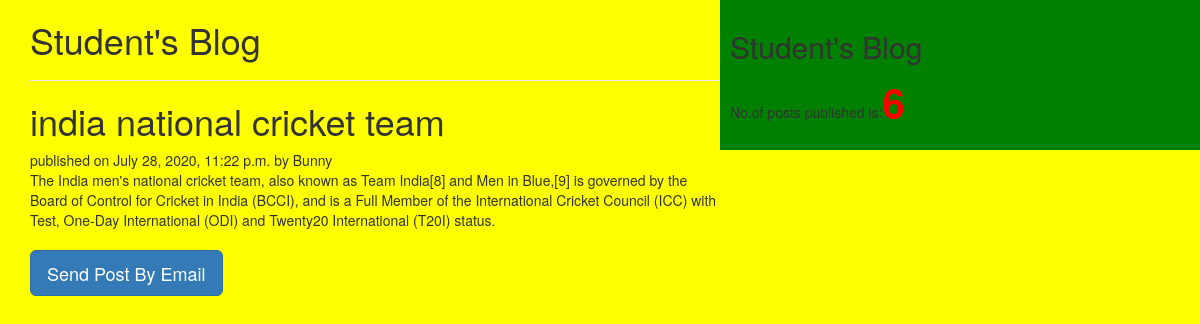
The app's page /2020/07/28/india-national-cricket-team/ with its own data.
### testapp/models.py (models this page shows, shortened)
class Post(models.Model):
    STATUE_CHOICES=(('draft','DRAFT'),('published','PUBLISHED'))
    title=models.CharField(max_length=64)
    slug=models.SlugField(max_length=64,unique_for_date='publish')
    author=models.ForeignKey(User,related_name='blog_posts',on_delete=models.PROTECT)
    body=models.TextField()
    publish=models.DateTimeField(default=timezone.now)
    created=models.DateTimeField(auto_now_add=True)
    updated=models.DateTimeField(auto_now=True)
    status=models.CharField(max_length=10,choices=STATUE_CHOICES,default='draft')
    objects=custommanager()
    tags=TaggableManager()
    class Meta:
        ordering=('-publish',)
    def __str__(self):
        return self.title

### testapp/views.py (the view)
# urls.py: url(r'^(?P<year>\d{4})/(?P<month>\d{2})/(?P<day>\d{2})/(?P<post>[-\w]+)/$',post_details_view,name='post_detail'),
def post_details_view(request,year,month,day,post):
     post=get_object_or_404(Post,slug=post,status='published',publish__year=year,publish__month=month,publish__day=day)
     print('post is:',post)
     return render(request,'testapp/post_detail.html',{'post':post})

### testapp/models.py (called while the page is built)
    def get_queryset(self):
        return super().get_queryset().filter(status='published')

### testapp/templatetags/blog_tags.py (called while the page is built)
@register.simple_tag()
def total_posts():
    return Post.objects.count()

### templates/testapp/post_detail.html (shortened to what this page needs)
<!DOCTYPE html>
{%extends 'testapp/home.html'%}
{%block content%}
<h1>Student's Blog</h1><hr>
  <h1>{{post.title}}</h1>
  published on {{post.publish}} by {{post.author|title}}
    {{post.body|linebreaks}}
<h2><a href="/{{post.id}}/" class='btn btn-primary btn-lg' target='_blank'>Send Post By Email</a></h2>
{%endblock%}

### static/css/blog.css (style rules this page uses)
body { background:yellow; }

### records on screen
Post: title "india national cricket team", publish "July 28, 2020, 11:22 p.m.", author "Bunny", body "The India men's national cricket team, also known as Team India[8] and Men in Blue,[9] is governed by the Board of Control for Cricket in India (BCCI), and is a Full Member of the International Cricket Council (ICC) with Test, One-Day International (ODI) and Twenty20 International (T20I) status."
